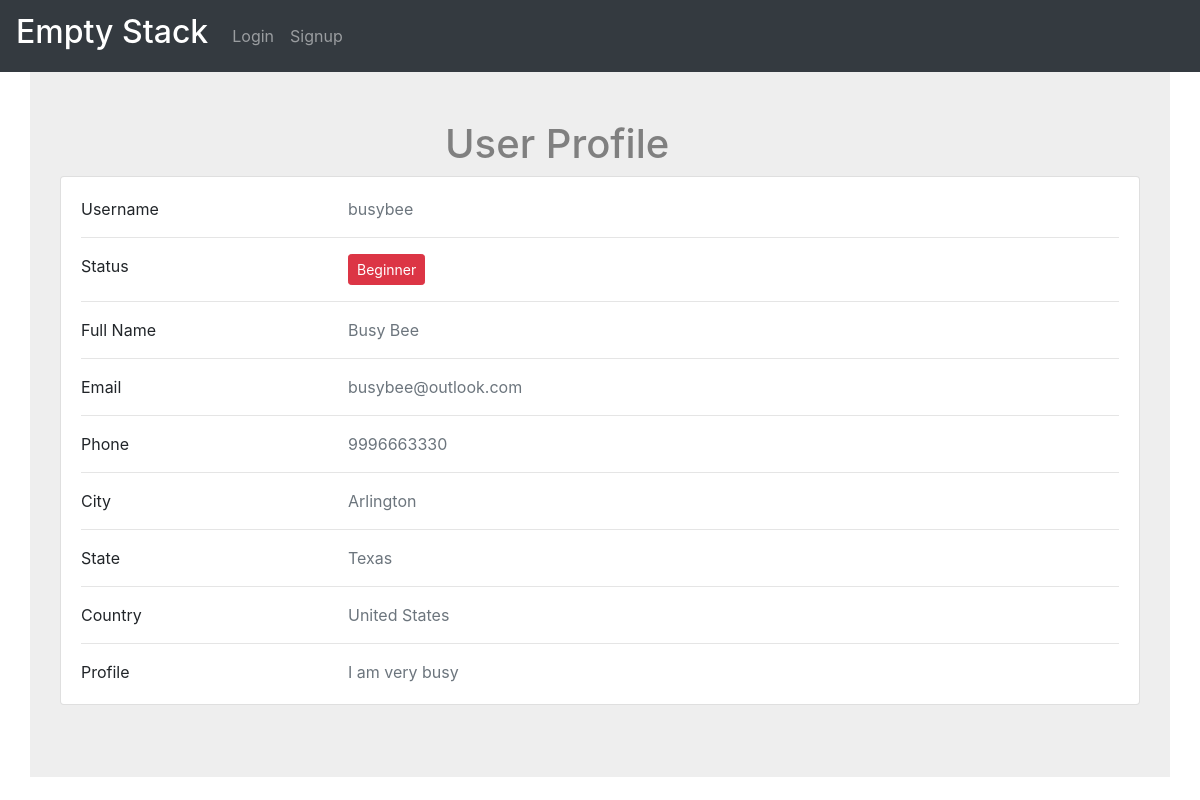
The page /profile/15 on the database its author committed.
### app.py (models this page shows)
class Users(db.Model):
    userid = db.Column(db.Integer, primary_key=True, autoincrement=True)
    username = db.Column(db.String, unique=True)
    firstname = db.Column(db.String)
    lastname = db.Column(db.String)
    email = db.Column(db.String)
    phone = db.Column(db.String)
    profile = db.Column(db.Text)
    rating = db.Column(db.Integer, default=0)
    city = db.Column(db.String)
    state = db.Column(db.String)
    country = db.Column(db.String)

### app.py (the view)
@app.route('/profile/<userid>', methods=['POST', 'GET'])
def profile(userid):
    user = Users.query.filter_by(userid=userid).first()
    return render_template('show_profile.html', user=user)

### templates/show_profile.html (shortened to what this page needs)
{% extends "base.html" %}
{% import "bootstrap/wtf.html" as wtf %}
{% block content %}
    <div style="background-color: #eee;" class="container py-5">
        <h1 style="padding-left:400px">User Profile</h1>
        <div class="col-lg-12">
            <div class="card mb-4">
                <div class="card-body">
                    <div class="row">
                        <div class="col-sm-3">
                            <p class="mb-0">Username</p>
                        </div>
                        <div class="col-sm-9">
                            <p class="text-muted mb-0">{{ user.username }}</p>
                        </div>
                    </div>
                    <hr>
                    <div class="row">
                        <div class="col-sm-3">
                            <p class="mb-0">Status</p>
                        </div>
                        <div class="col-sm-9">
                            {% if user.rating<100 %}
                                <button type="button" class="btn btn-danger btn-sm">
                                    Beginner
                                </button>
                            {% elif user.rating<150  %}
                                <button type="button" class="btn btn-warning btn-sm">
                                    Intermediate
                                </button>
                            {% else %}
                                <button type="button" class="btn btn-success btn-sm">
                                    Master
                                </button>
                            {% endif %}
                        </div>
                    </div>
                    <hr>
                    <div class="row">
                        <div class="col-sm-3">
                            <p class="mb-0">Full Name</p>
                        </div>
                        <div class="col-sm-9">
                            <p class="text-muted mb-0">{{ user.firstname+" "+user.lastname }}</p>
                        </div>
                    </div>
                    <hr>
                    <div class="row">
                        <div class="col-sm-3">
                            <p class="mb-0">Email</p>
                        </div>
                        <div class="col-sm-9">
                            <p class="text-muted mb-0">{{ user.email }}</p>
                        </div>
                    </div>
                    <hr>
                    <div class="row">
                        <div class="col-sm-3">
                            <p class="mb-0">Phone</p>
                        </div>
                        <div class="col-sm-9">
                            <p class="text-muted mb-0">{{ user.phone }}</p>
                        </div>
                    </div>
                    <hr>
                    <div class="row">
                        <div class="col-sm-3">
                            <p class="mb-0">City</p>
                        </div>
                        <div class="col-sm-9">
                            <p class="text-muted mb-0">{{ user.city }}</p>
                        </div>
                    </div>
                    <hr>
                    <div class="row">
                        <div class="col-sm-3">
                            <p class="mb-0">State</p>
                        </div>
                        <div class="col-sm-9">
                            <p class="text-muted mb-0">{{ user.state }}</p>
                        </div>
                    </div>
                    <hr>
                    <div class="row">
                        <div class="col-sm-3">
                            <p class="mb-0">Country</p>
                        </div>
                        <div class="col-sm-9">
                            <p class="text-muted mb-0">{{ user.country }}</p>
                        </div>
                    </div>
                    <hr>
                    <div class="row">
                        <div class="col-sm-3">
                            <p class="mb-0">Profile</p>
                        </div>
                        <div class="col-sm-9">
                            <p class="text-muted mb-0">{{ user.profile }}</p>
                        </div>
                    </div>
                </div>
            </div>
        </div>
    </div>
{% endblock %}

### static/css/main.css (style rules this page uses)
h1 { color: grey; }

### rows shown on the page
Users: username "busybee", firstname+lastname "Busy Bee", email "busybee@outlook.com", phone "9996663330", city "Arlington", state "Texas", country "United States", profile "I am very busy"
